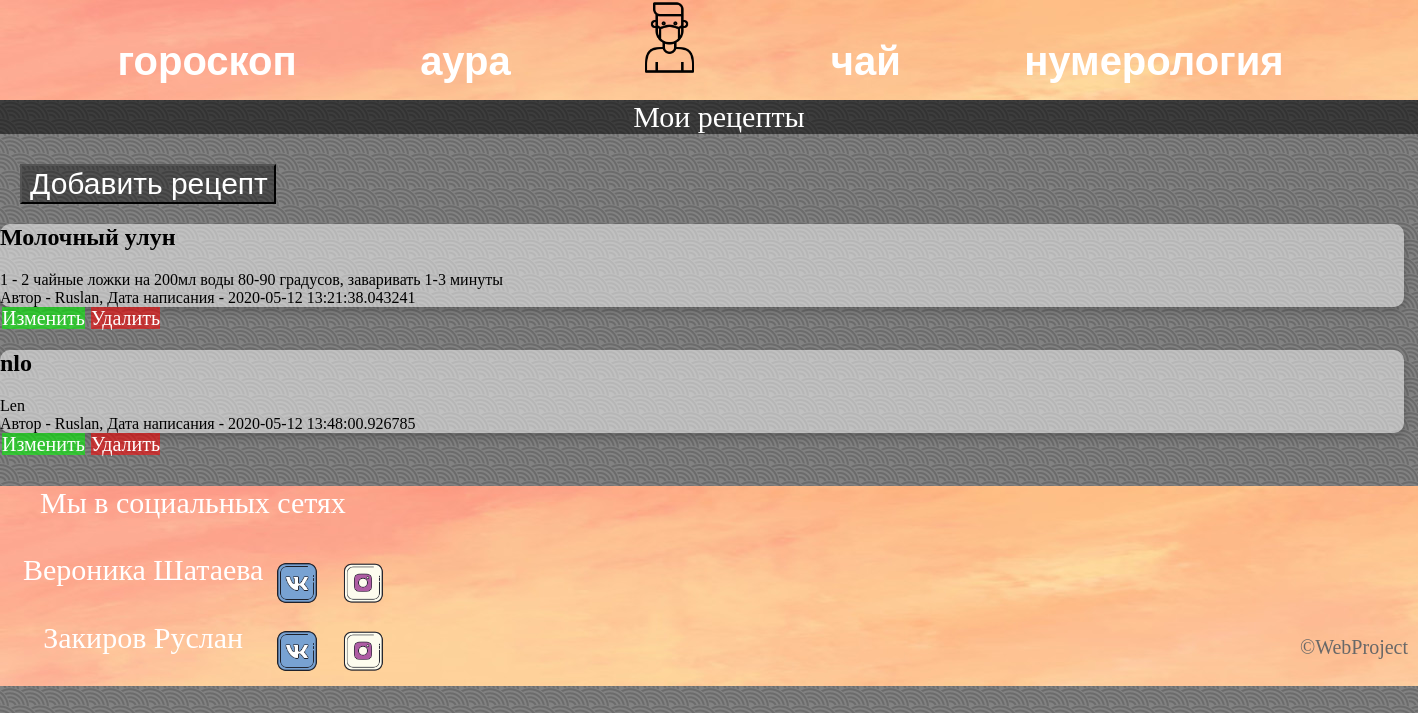
/profile/my_tea (signed in), run on an earlier commit of the app's database.
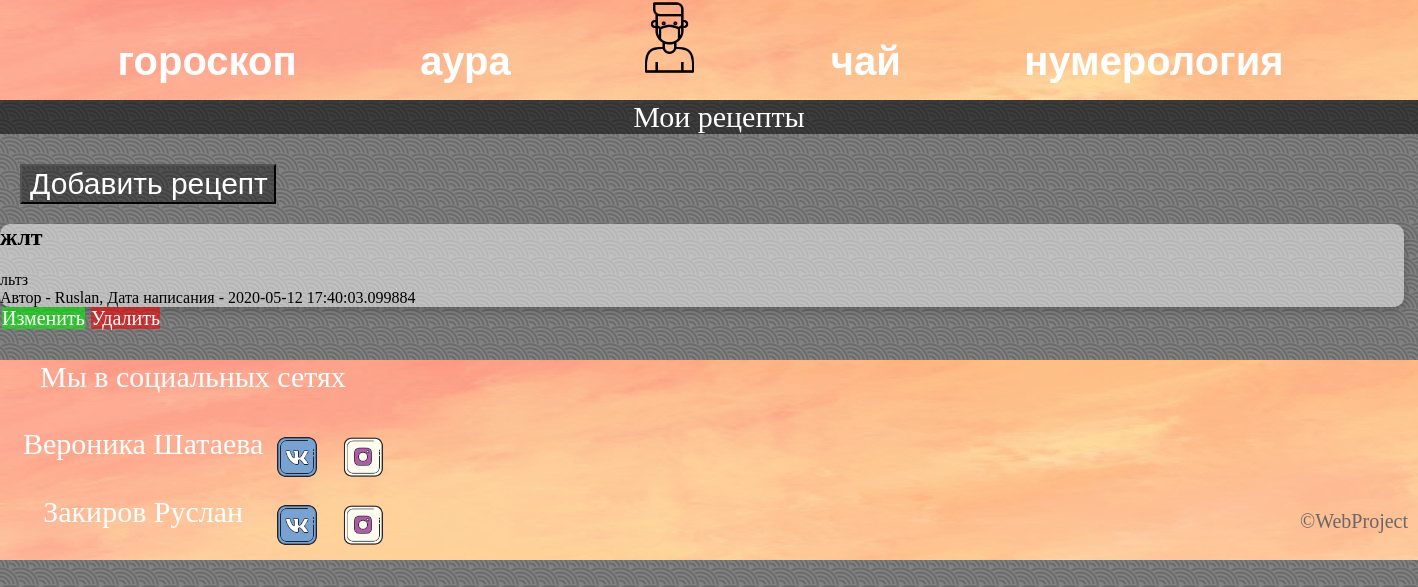
And on a later commit of the database.
### data/teas.py (models this page shows)
class Teas(SqlAlchemyBase):
    __tablename__ = 'teas'
    id = sqlalchemy.Column(sqlalchemy.Integer,
                           primary_key=True, autoincrement=True)
    title = sqlalchemy.Column(sqlalchemy.String, nullable=True)
    content = sqlalchemy.Column(sqlalchemy.String, nullable=True)
    created_date = sqlalchemy.Column(sqlalchemy.DateTime,
                                     default=datetime.datetime.now)
    is_private = sqlalchemy.Column(sqlalchemy.Boolean, default=True)
    user_id = sqlalchemy.Column(sqlalchemy.Integer,
                                sqlalchemy.ForeignKey("users.id"))
    username = sqlalchemy.Column(sqlalchemy.String, nullable=True)
    user = orm.relation('User')

### data/users.py (models this page shows, shortened)
class User(SqlAlchemyBase, UserMixin):
    __tablename__ = 'users'
    id = sqlalchemy.Column(sqlalchemy.Integer,
                           primary_key=True, autoincrement=True)
    username = sqlalchemy.Column(sqlalchemy.String, nullable=False)
    email = sqlalchemy.Column(sqlalchemy.String,
                              index=True, unique=True, nullable=False)
    birthday = sqlalchemy.Column(sqlalchemy.String, nullable=False)
    aura = sqlalchemy.Column(sqlalchemy.String, nullable=False)
    zodiac = sqlalchemy.Column(sqlalchemy.String, nullable=False)
    hashed_password = sqlalchemy.Column(sqlalchemy.String, nullable=False)
    created_date = sqlalchemy.Column(sqlalchemy.DateTime,
                                     default=datetime.datetime.now)
    teas = orm.relation("Teas", back_populates='user')

### main.py (the view)
@app.route('/profile/my_tea')
def my_tea():
    session = db_session.create_session()
    teas = session.query(Teas).filter(Teas.user_id == current_user.id)
    if teas.count() == 0:
        return render_template('my_teas.html', title='Мои рецепты', recipes=teas, error='Рецептов нет')
    else:
        return render_template('my_teas.html', title='Мои рецепты', recipes=teas)

### data/db_session.py (called while the page is built)
def create_session():
    global __factory
    return __factory()

### main.py (called while the page is built)
@login_manager.user_loader
def load_user(user_id):
    session = db_session.create_session()
    return session.query(User).get(user_id)

### templates/my_teas.html (shortened to what this page needs)
<!DOCTYPE html>
<html>
 <head>
  <link rel="stylesheet" href="../static/css/style.css">
 </head>
 <body>
  <header>
      <div class='header_style'>
        <button type="button" class="upper-buttons"><a href="/horoscope" class="links">гороскоп</a></button>
        <button type="button" class="upper-buttons"><a href="/aura" class="links">аура</a></button>
        <a href="/profile" class='upper-buttons'><img src="../static/images/avatar.png" height="75" width="75"></a>
        <button type="button" class="upper-buttons"><a href="/tea" class="links">чай</a></button>
        <button type="button" class="upper-buttons"><a href="/numero" class="links">нумерология</a></button>
      </div>
      <div id="hor" align="center"><p>{{ title }}</p></div>
   </header>
   {% if current_user.is_authenticated %}
   <button type="button" id="back"><a href="/tea/make" class="back">Добавить рецепт</a></button>
   {% endif %}
   <main role="main" class="container">
    {% for item in recipes %}
    <div class="card">
        <h2 class="white">{{item.title}}</h2>
        <div>
            {{item.content}}
        </div>
        <div>
            Автор - {{item.user.username}}, Дата написания - {{item.created_date}}
        </div>
    </div>
    {% if current_user.is_authenticated and current_user == item.user %}
    <div>
        <a href="/news/{{ item.id }}" class="Change">Изменить</a>
        <a href="/news_delete/{{ item.id }}" class="Delete">Удалить</a>
    </div>
{% endif %}
    {% endfor %}
   </main>
  <footer>
    <div class='footer_style'>
      <p id="social">Мы в социальных сетях</p>
      <table>
        <tr>
          <td align="center"><p>Вероника Шатаева</p></td>
          <td width="62"><a href="https://vk.com/nikashat" class='lower-buttons'><img src="../static/images/vk.png" height="60" width="60"></a></td>
          <td width="62"><a href="https://www.instagram.com/_nikashat_/?hl=ru" class='lower-buttons'><img src="../static/images/insta.png" height="60" width="60"></a></td>
        </tr>
        <tr>
          <td align="center"><p>Закиров Руслан</p></td>
          <td width="62"><a href="https://vk.com/insearchofhappyness" class='lower-buttons'><img src="../static/images/vk.png" height="60" width="60"></a></td>
          <td width="62"><a href="https://www.instagram.com/ice_rus_cream/?hl=ru" class='lower-buttons'><img src="../static/images/insta.png" height="60" width="60"></a></td>
        </tr>
      </table>
    </div>
    <p id="copyright">©WebProject</p>
  </footer>
 </body>
</html>

### static/css/style.css (style rules this page uses)
.header_style { background: url(../images/orange-gradient.png) repeat-x; height: 100px; text-align: justify; }
.footer_style { background: url(../images/orange-gradient.png) repeat-x; height: 200px; margin-top: initial; }
.back { font-weight: 500; font-size: 30px; color: rgb(255, 255, 255); text-decoration: none; margin-left: 2px; border: none; background-color: rgba(255, 255, 255, 0); text-decoration: none; }
.links { font-weight: 700; font-size: 40px; color: rgb(255, 255, 255); text-decoration: none; margin-left: 2px; border: none; background-color: rgba(255, 255, 255, 0); text-decoration: none; }
.card { box-shadow: 0 4px 8px 0 rgba(0,0,0,0.2); transition: 0.3s; width: 99%; border-radius: 10px; background-color: rgba(255, 255, 255, 0.507);; }
body { margin-top: 0px; margin-left: 0px; margin-right: 0px; background: url(../images/gjc.png) repeat; }
p { color: rgb(255, 255, 255); font-size: 30px; margin-left: 20px; margin-top: 0px; }
@media only screen and (max-width: 1921px) { .upper-buttons { font-weight: 700; font-size: 40px; margin-top: 20px; margin-left: 10%; border: none; padding: 2px; background-color: rgba(255, 255, 255, 0); } }
@media only screen and (max-width: 1921px) { #copyright { color: rgb(104, 104, 104); font-size: 20px; margin-top: -50px; margin-left: 1700px; } }
@media only screen and (max-width: 1440px) { .upper-buttons { font-weight: 700; font-size: 40px; margin-top: 1%; margin-left: 8%; border: none; padding: 2px; background-color: rgba(255, 255, 255, 0); } }
@media only screen and (max-width: 1440px) { #copyright { color: rgb(104, 104, 104); font-size: 20px; margin-top: -50px; margin-left: 1300px; } }
#back { background: rgba(0, 0, 0, 0.384); margin-top: 0px; margin-left: 20px; }
#hor { margin-top: 0px; background-color: rgba(0, 0, 0, 0.527); }
#social { margin-left: 40px; }

### templates/my_teas.html (style rules this page uses)
.Delete { font-weight: 300; font-size: 20px; color: rgb(255, 255, 255); text-decoration: none; margin-left: 2px; border: none; background-color: rgba(255, 0, 0, 0.555); text-decoration: none; }
.Change { font-weight: 300; font-size: 20px; color: rgb(255, 255, 255); text-decoration: none; margin-left: 2px; border: none; background-color: rgba(0, 255, 0, 0.555); text-decoration: none; }

What changed in the data, as far as the page shows it:
removed Teas: title "Молочный улун", content "1 - 2 чайные ложки на 200мл воды 80-90 градусов, заваривать 1-3 минуты", user.username "Ruslan", created_date "2020-05-12 13:21:38.043241"
removed Teas: title "nlo", content "Len", user.username "Ruslan", created_date "2020-05-12 13:48:00.926785"
added Teas: title "жлт", content "льтз", user.username "Ruslan", created_date "2020-05-12 17:40:03.099884"
